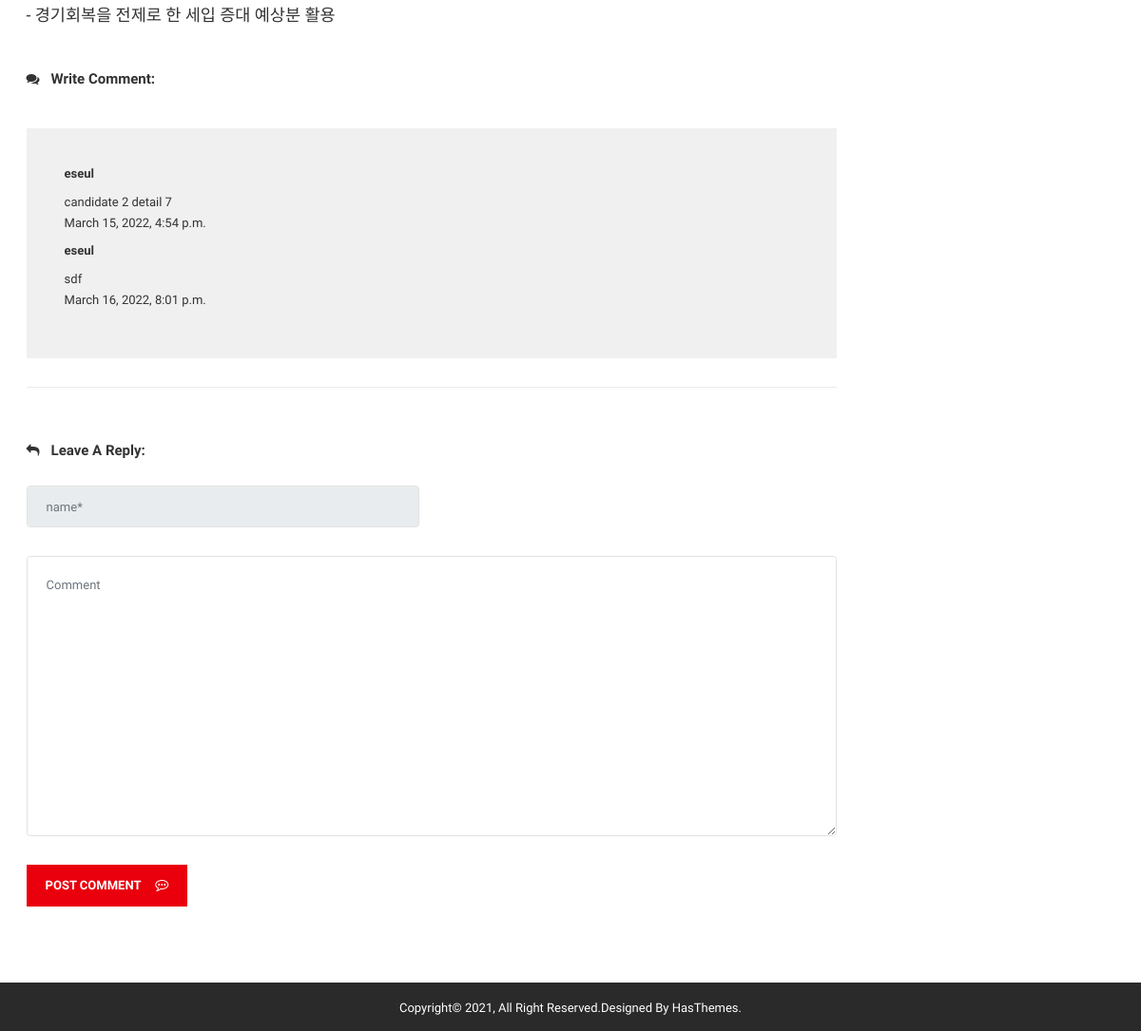
Page /candidate2/detail07/ (lower part) on the earlier database version.
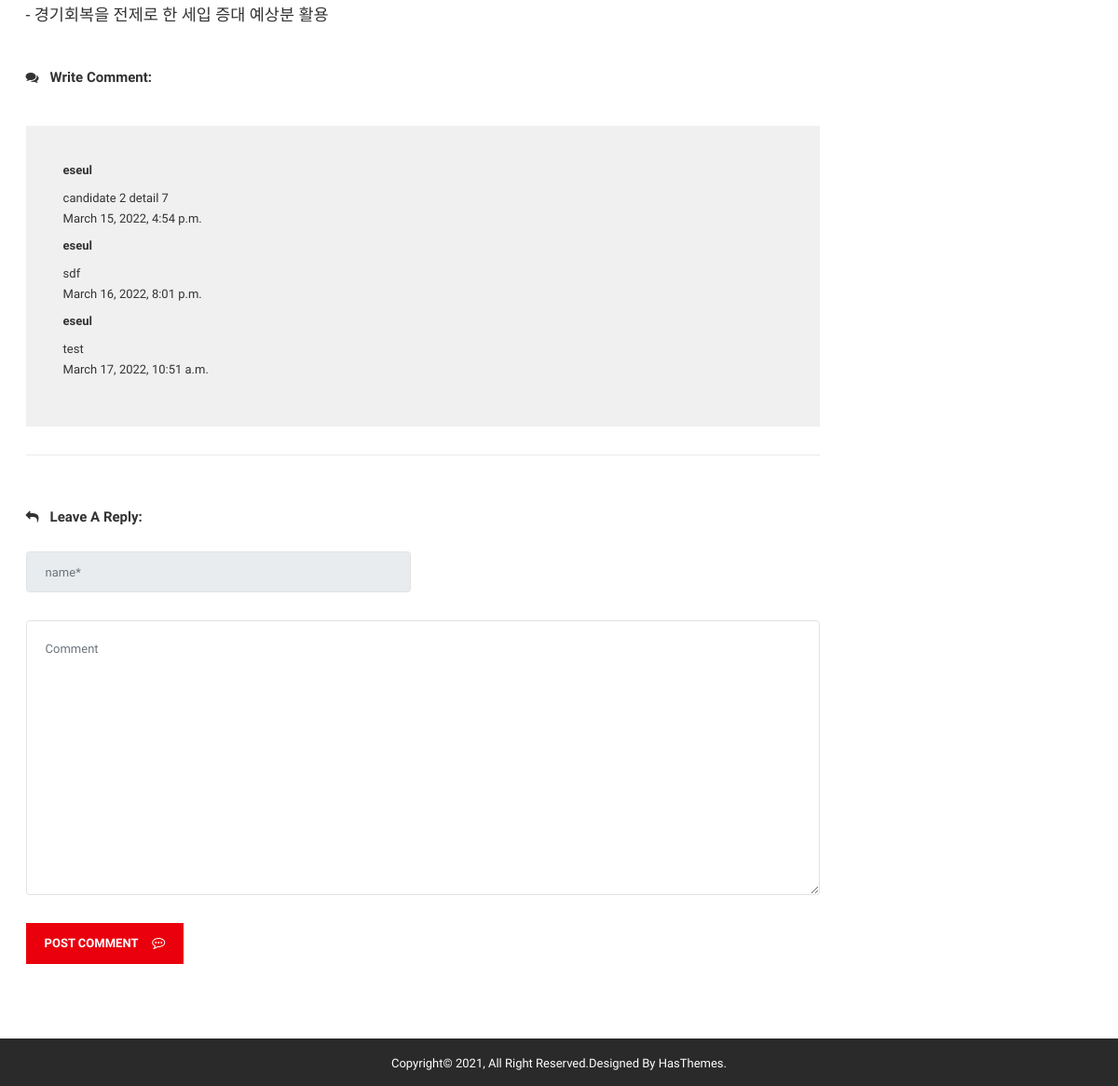
Same page on the later database version.
### bbsApp/models.py (models this page shows)
class Post(models.Model):
    id            = models.BigAutoField(help_text = "Post ID", primary_key=True)
    candidate_num = models.IntegerField()
    detail_num    = models.IntegerField()
    writer_id     = models.TextField(max_length=100)
    content       = models.TextField(blank=False, null=False)
    create_date   = models.DateTimeField(auto_now=True)
    modify_date   = models.DateTimeField(auto_now=True)

### candidate2App/views.py (the view)
# urls.py: path('detail07/', views.detail07),
def detail07(request):
    print('>>> detail07')
    candidate_num = 2
    detail_num = 7
    Posts = Post.objects.filter(candidate_num=candidate_num, detail_num=detail_num)
    if request.session.get('member_name'):
        print('>>> our member')
        context = {
            'session_member_name': request.session.get('member_name'),
            'session_member_id': request.session.get('member_id'),
            'candidate_num': candidate_num,
            'detail_num': detail_num,
            'Posts': Posts
        }
        return render(request, 'candidate2/blogDetail07.html', context)
    else:
        context = {
            'candidate_num': candidate_num,
            'detail_num': detail_num,
            'Posts': Posts
        }
        return render(request, 'candidate2/blogDetail07.html', context)

### candidate2App/templates/candidate2/blogDetail07.html (shortened to what the changed rows need)
{% load static %}
<!doctype html>
<html class="no-js" lang="en">
    <head>
        <link rel="stylesheet" href="{% static 'css/bootstrap.min.css' %}">
        <link rel="stylesheet" href="{% static 'css/font-awesome.min.css' %}">
        <link rel="stylesheet" href="{% static 'css/meanmenu.min.css' %}">
        <link rel="stylesheet" href="{% static 'css/owl.carousel.min.css' %}">
		<link rel="stylesheet" href="{% static 'lib/css/nivo-slider.css' %}" type="text/css" />
		<link rel="stylesheet" href="{% static 'lib/css/preview.css' %}" type="text/css" media="screen" />
        <link rel="stylesheet" href="{% static 'css/chosen.min.css' %}">
        <link rel="stylesheet" href="{% static 'css/animate.css' %}">
        <link rel="stylesheet" href="{% static 'css/magnific-popup.css' %}">
        <link rel="stylesheet" href="{% static 'css/normalize.css' %}">
        <link rel="stylesheet" href="{% static 'css/main.css' %}">
        <link rel="stylesheet" href="{% static 'style.css' %}">
        <link rel="stylesheet" href="{% static 'css/responsive.css' %}">
    </head>
    <body>
        <div class="wrapper">
            <section class="blog-two-details-area ptb-80">
                <div class="container">
                    <div class="row">
                        <div class="col-lg-9">
                            <div class="blog-container-inner">
                                <div  class="blog-comment">
                                    <div class="blog-reply-all2">
                                        <div id="blog-top" class="blog-top">
                                            {% for bbs in Posts %}
                                            <div  class="blog-img-details">
                                                <div class="blog-title" align="right">
                                                    <h3>{{bbs.writer_id}}</h3>
                                                </div>
                                                <p>{{bbs.content}}</p>
                                                <span>{{bbs.create_date}}</span>
                                            </div>
                                            {% endfor %}
                                        </div>
                                    </div>
                                </div>
                            </div>
                        </div>
            </section>
        </div>
    </body>
</html>

Differences in the rows shown:
added Post: writer_id "eseul", content "test", create_date "March 17, 2022, 10:51 a.m."
